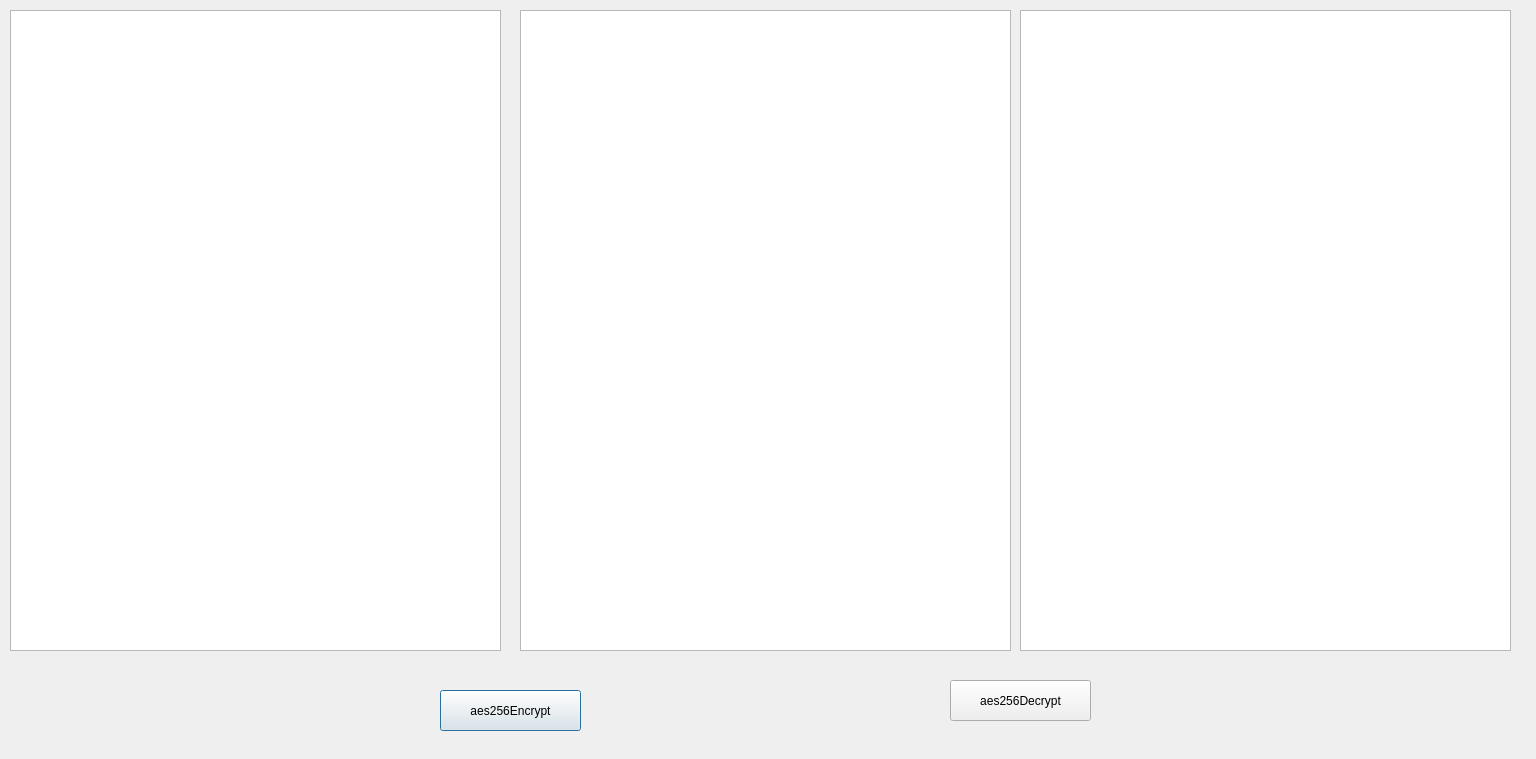
<?xml version="1.0" encoding="UTF-8"?>
<ui version="4.0">
 <class>Dialog</class>
 <widget class="QDialog" name="Dialog">
  <property name="geometry">
   <rect>
    <x>0</x>
    <y>0</y>
    <width>1536</width>
    <height>759</height>
   </rect>
  </property>
  <property name="windowTitle">
   <string>Dialog</string>
  </property>
  <widget class="QPlainTextEdit" name="editA">
   <property name="geometry">
    <rect>
     <x>10</x>
     <y>10</y>
     <width>491</width>
     <height>641</height>
    </rect>
   </property>
  </widget>
  <widget class="QPlainTextEdit" name="editB">
   <property name="geometry">
    <rect>
     <x>520</x>
     <y>10</y>
     <width>491</width>
     <height>641</height>
    </rect>
   </property>
  </widget>
  <widget class="QPlainTextEdit" name="editC">
   <property name="geometry">
    <rect>
     <x>1020</x>
     <y>10</y>
     <width>491</width>
     <height>641</height>
    </rect>
   </property>
  </widget>
  <widget class="QPushButton" name="btn_encode">
   <property name="geometry">
    <rect>
     <x>440</x>
     <y>690</y>
     <width>141</width>
     <height>41</height>
    </rect>
   </property>
   <property name="text">
    <string>aes256Encrypt</string>
   </property>
  </widget>
  <widget class="QPushButton" name="btn_decode">
   <property name="geometry">
    <rect>
     <x>950</x>
     <y>680</y>
     <width>141</width>
     <height>41</height>
    </rect>
   </property>
   <property name="text">
    <string>aes256Decrypt</string>
   </property>
  </widget>
 </widget>
 <resources/>
 <connections/>
</ui>
